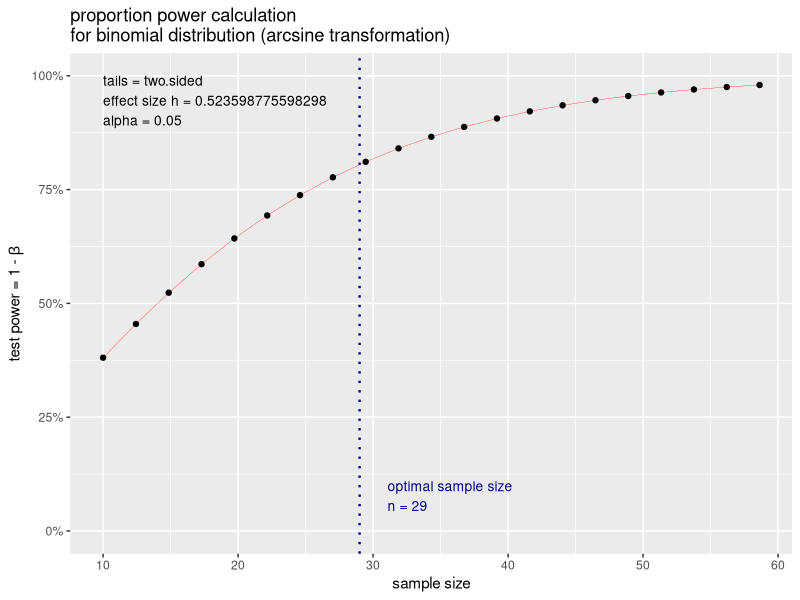
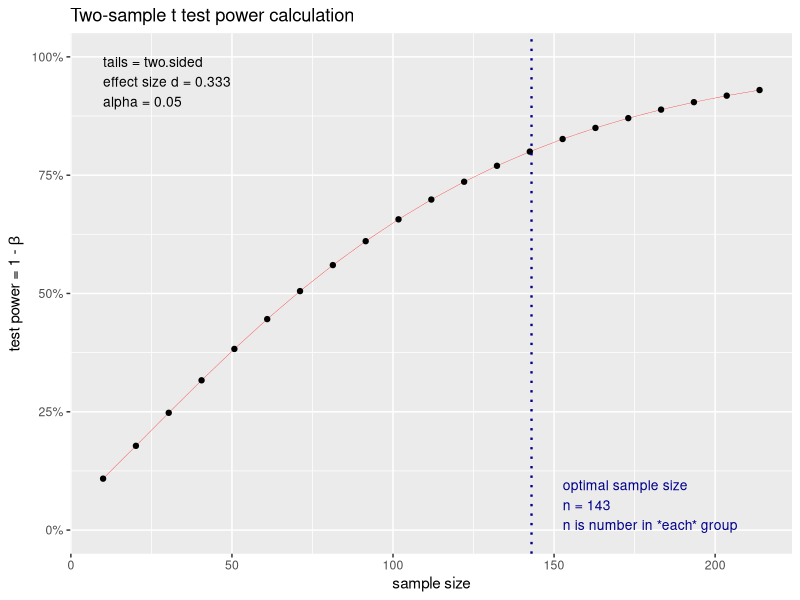
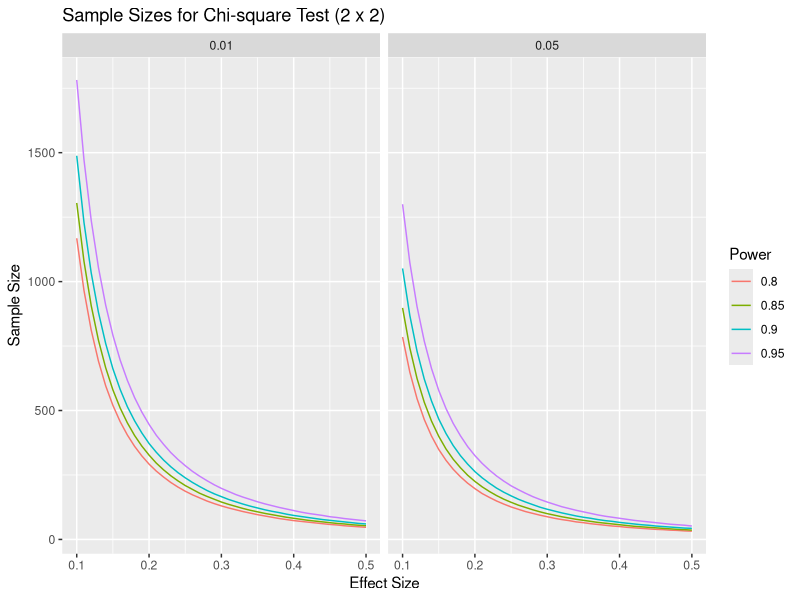
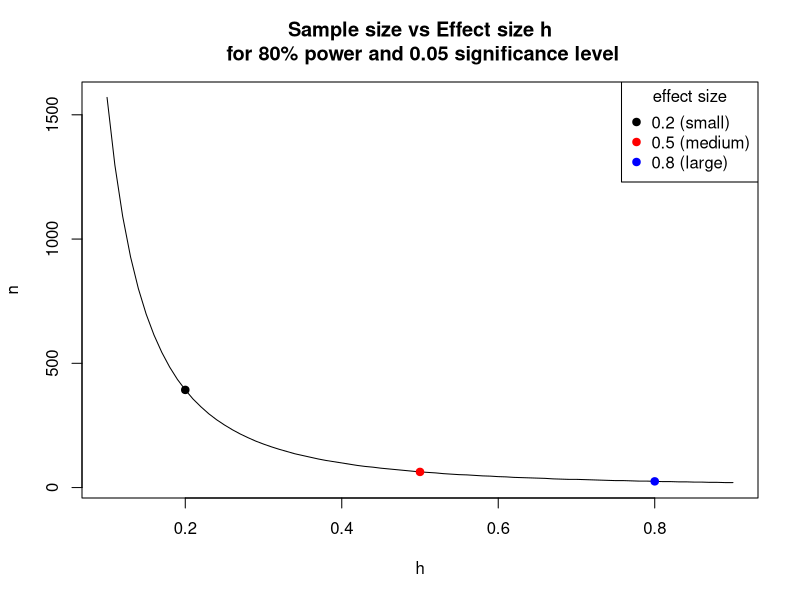

Source code (R) for these figures, in order:
# Clay Ford
# Power and Sample Size Analysis workshop
# Spring 2017
# UVa StatLab

# Power and sample size calculations for various statistical tests using the
# "pwr" package and a few built-in R functions

install.packages("pwr")
library(pwr)


# pwr.p.test --------------------------------------------------------------

# one-sample test for proportions  (ES=h) 

# This applies to our name tag example. Say we think people place name tags on 
# the left side of their chest 75% percent of the time versus random chance
# (50%). What sample size do we need to show this assuming a significance level
# (Type I error) of 0.05 and a desired power of 0.80?

h <- ES.h(p1 = 0.75, p2 = 0.50)
pwr.p.test(h = h, sig.level = 0.05, power = 0.80, alternative = "greater")
pwr.p.test(h = h, sig.level = 0.05, power = 0.80, alternative = "greater")
# About 23 people; always round up.

# The previous example assumed a one-sided test: Null = 0.5, Alt > 0.5. 

# We typically take the conservative route and calculate sample size based on a 
# two-sided test. That is Null = 0.5, Alt != 0.5. If we don't specify an
# alternative, the default alternative is two.sided.

pwr.p.test(h = h, sig.level = 0.05, power = 0.80)

# Notice we need more people. 

# Say we think people place name tags on the left 70% percent of the time
# instead of 50%. What is the power of our test if we survey 30 people provided 
# we accept a significance level of 0.05? (Notice we can use the ES.h() function
# in pwr.p.test)
pwr.p.test(h = ES.h(p1 = 0.70, p2 = 0.50), n = 30, sig.level = 0.05)

# Again, notice the default is a "two.sided" test. This means we're simply
# testing that the alternative proportion is not 0.5. It could be lower or
# higher. Assuming "greater" increases the power:
pwr.p.test(h = ES.h(p1 = 0.70, p2 = 0.50), n = 30, sig.level = 0.05, 
           alternative = "greater")

# Equivalently we can think of one proportion being "less" than some value, say
# 0.25 versus random chance. Notice the effect is negative and resulting power is
# the same:
pwr.p.test(h = ES.h(p1 = 0.30, p2 = 0.50), n = 30, sig.level = 0.05, 
           alternative = "less")

# NOTE: Usually recommended to stick with the two-sided alternative.

# We can also save the result of a sample size estimate and plot it.
pout <- pwr.p.test(h = ES.h(p1 = 0.75, p2 = 0.50), power = 0.80, sig.level = 0.05)
plot(pout)

# Your plot will look different from mine if you do not have the ggplot2 package
# installed.

# Conventional effect sizes for "h":
cohen.ES(test = "p", size = "small")
cohen.ES(test = "p", size = "medium")
cohen.ES(test = "p", size = "large")

# We can use these instead of specifying proportions:
pwr.p.test(h = 0.2, sig.level = 0.05, power = 0.8)
pwr.p.test(h = 0.5, sig.level = 0.05, power = 0.8)
pwr.p.test(h = 0.8, sig.level = 0.05, power = 0.8)

# YOUR TURN!
# Say we think people place name tags on the left 70% percent of the time instead
# of 50%. What sample size do we need to show this assuming a significance level
# of 0.01, a desired power of 0.90, and a one-sided "greater" alternative?


# pwr.2p.test -------------------------------------------------------------

# two-sample test for proportions (ES=h) 

# EXAMPLE: Let's say I want to randomly sample male and female UVa undergrad
# students and ask them if they consume alcohol at least once a week. My null
# hypothesis is no difference in the proportion that answer yes. My alternative
# hypothesis is that there is a difference. (two-sided; one gender has higher
# proportion, I don't know which.) I'd like to detect a difference as small as
# 5%. How many students do I need to sample in each group if we want 80% power
# and a significance level of 0.05?

# Recall effect size depends on the two proportions we compare:
ES.h(p1 = 0.55, p2 = 0.50)
ES.h(p1 = 0.35, p2 = 0.30)
ES.h(p1 = 0.15, p2 = 0.10)

# 55% vs. 50%
pwr.2p.test(h = ES.h(p1 = 0.55, p2 = 0.50), sig.level = 0.05, power = .80)
# 35% vs. 30%
pwr.2p.test(h = ES.h(p1 = 0.35, p2 = 0.30), sig.level = 0.05, power = .80)
# 15% vs. 10%
pwr.2p.test(h = ES.h(p1 = 0.15, p2 = 0.10), sig.level = 0.05, power = .80)

# Sample size is PER GROUP. Always round sample size up.

# Base R has a function called power.prop.test that allows you to use the raw
# proportions in the function.
power.prop.test(p1 = 0.55, p2 = 0.50, sig.level = 0.05, power = .80)
power.prop.test(p1 = 0.35, p2 = 0.30, sig.level = 0.05, power = .80)
power.prop.test(p1 = 0.15, p2 = 0.10, sig.level = 0.05, power = .80)

# Notice the results are slightly different. It calculates effect size
# differently.

# If we don't have any preconceived estimates of proportions or don't feel 
# comfortable making estimates, we can use a conventional effect sizes of 0.2,
# 0.5 or 0.8

# Sample sizes for the conventional effects:
pwr.2p.test(h = 0.2, sig.level = 0.05, power = .80)
pwr.2p.test(h = 0.5, sig.level = 0.05, power = .80)
pwr.2p.test(h = 0.8, sig.level = 0.05, power = .80)

# What sample size do I need to detect effects of 0.2 and 0.1 with 80% power?
pwr.2p.test(h = 0.2, sig.level = 0.05, power = 0.8)
pwr.2p.test(h = 0.1, sig.level = 0.05, power = 0.8)

# YOUR TURN! Let's say we're only able to randomly sample 80 students (40 per 
# group). What's the power of our two-sided test test if we assume a small
# effect size of 0.2 and we set significance level to 0.05?


# pwr.2p2n.test -----------------------------------------------------------

# two-sample test for proportions, unequal sample sizes (ES=h) 


# Let's return to our undergraduate survey of alcohol consumption. It turns out 
# we were able to survey 543 males and 675 females. What's the power of our test
# if we're interested in being able to detect a "small" effect size.

cohen.ES(test = "p", size = "small") # 0.2

# So instead of using ES.h() with guesses at p1 and p2, I can just use the
# effect size 0.2.
pwr.2p2n.test(h = 0.2, n1 = 543, n2 = 675, sig.level = 0.05)

# Let's say I previously surveyed 763 female undergraduates and found that p% 
# said they consumed alcohol once a week. I'd like to survey some males and see 
# if a significantly different proportion respond yes. How many do I need to 
# sample to detect a small effect size (0.2) in either direction with 80% power
# and a significance level of 0.05?

pwr.2p2n.test(h = 0.2, n1 = 763, power = 0.8, sig.level = 0.05)
# or specify n2; it doesn't matter



# pwr.t.test --------------------------------------------------------------

# one-sample and two-sample t tests for means (ES=d) 

# Two-sample t test

# EXAMPLE: I'm interested to know if there is a difference in the mean price of
# what male and female students pay at the library coffee shop. Let's say I
# randomly observe 30 male and 30 female students check out from the coffee shop
# and note their total purchase price. How powerful is this experiment if I want
# to detect a "medium" effect in either direction?

pwr.t.test(n = 30, d = 0.5, sig.level = 0.05) # n is per group

# How many do I need to observe for a test with 80% power?
pwr.t.test(d = 0.5, power = 0.80, sig.level = 0.05)

# What about a large effect (0.8)?
pwr.t.test(n = 30, d = 0.8, sig.level = 0.05) # n is per group
pwr.t.test(d = 0.8, power = 0.8, sig.level = 0.05) 



# EXAMPLE: Let's say we want to be able to detect a difference of at least 75
# cents in the mean purchase price. How can we convert that to an effect size?
# First we need to make a guess at the population standard deviation. If we have
# absolutely no idea, one rule of thumb is to take the difference between the 
# maximum and minimum values and divide by 4 (or 6). Let's say max is 10 and min
# is 1. So our guess at a standard deviation is 9/4 = 2.25. Therefore d is

d <- 0.75/2.25 # 0.333
pwr.t.test(d = d, power = 0.80, sig.level = 0.05)

# An effect size of 0.333 requires 143 per group 

# If you don't like working with d, you can use the power.t.test function that 
# comes with base R. It allows you to specify "delta" (true difference in means)
# and "sd" (standard deviation):

power.t.test(delta = 0.75, sd = 2.25, sig.level = 0.05, power = 0.8)

# For any of the pwr functions we can provide multiple sample size values to get
# multiple power estimates. For example, let's see how power changes as we let n
# go from 25 to 150 by 25 using an effect size of 0.333.

pwr.t.test(n = seq(25,150,25), d = 0.333, sig.level = 0.05)

# We can also save the result of a pwr.t.test sample size estimate and plot it.
pout <- pwr.t.test(d = 0.333, power = 0.80, sig.level = 0.05)
plot(pout)



# One-sample t-test

# To calculate power and sample size for one-sample t-test, I have to set the
# "type" argument to type = "one.sample"

# EXAMPLE: I think the average purchase price at the Library coffee shop is over
# $3 per student. My null is $3 or less; my alternative is greater than $3. If 
# the true average purchase price is $3.50, I would like to have 90% power to 
# declare the estimated average purchase price is greater than $3. How many 
# transactions do I need to observe assuming a significance level of 0.05? Let's
# say max purchase price is $10 and min is $1. So our guess at a standard
# deviation is 9/4 = 2.25. Therefore d is...

d <- 0.50/2.25
pwr.t.test(d = d, sig.level = 0.05, power = 0.90, alternative = "greater", 
           type = "one.sample")

# or with power.t.test:
power.t.test(delta = 0.50, sd = 2.25, power = 0.90, sig.level = 0.05, 
             alternative = "one.sided", type = "one.sample")

# Very important to remember type = "one.sample"

# What if I lower my significance level to 0.01?
pwr.t.test(d = d, sig.level = 0.01, power = 0.90, alternative = "greater", 
           type = "one.sample")

# Going to extremes...
pwr.t.test(d = d, sig.level = 0.001, power = 0.999, alternative = "greater", 
           type = "one.sample")


# "paired" t-test. 

# EXAMPLE: 24 high school boys are put on a ultraheavy rope-jumping program. 
# Does this decrease their 40-yard dash time (ie, make them faster)? We'll
# measure their 40 time before the program and after. We'll use a paired t-test
# to see if the difference in times is greater than 0 (before - after). Assume
# the standard deviation of the differences will be about 0.25. How powerful is
# the test to detect a difference of about 0.08 with 0.05 significance?

pwr.t.test(n = 24, d = 0.08 / 0.25, 
           type = "paired", alternative = "greater")

# or 
power.t.test(n = 24, delta = 0.08, sd = 0.25, 
             type = "paired", alternative = "one.sided")


# YOUR TURN! How many boys would I need to sample to detect a difference of 0.08
# in either direction with 80% power and the usual 0.05 significance level,
# assuming the standard deviation of the differences will be about 0.25?




# pwr.t2n.test ------------------------------------------------------------

# two-sample t test for means, unequal sample sizes (ES=d) 

# Find power for a t-test with 28 in one group and 35 in the other group and a
# medium effect size. (sig.level defaults to 0.05.)
pwr.t2n.test(n1 = 28, n2 = 35, d = 0.5)

# Find n1 sample size when other group has 35, desired power is 0.80, effect 
# size is 0.5 and significance level is 0.05:
pwr.t2n.test(n2 = 35, d = 0.5, power = 0.8)

# what about a large effect?
pwr.t2n.test(n2 = 35, d = 0.8, power = 0.8)



# pwr.chisq.test ----------------------------------------------------------

# chi-squared tests (ES=w)

# Goodness of fit

# EXAMPLE: (From Cohen, example 7.1) A market researcher is seeking to determine
# preference among 4 package designs. He arranges to have a panel of 100 
# consumers rate their favorite package design. He wants to perform a chi-square
# goodness of fit test against the null of equal preference (25% for each
# design) with a significance level of 0.05. What's the power of the test if 3/8
# of the population actually prefers one of the designs and the remaining 5/8
# are split over the other 3 designs?

# To calculate effect size, we need to create vectors of null and alternative
# proportions:
null <- rep(0.25, 4)
alt <- c(3/8, rep((5/8)/3, 3))
# Now use them in the effect size function
ES.w1(null,alt)

# To calculate power, specify effect size, N, and degrees of freedom (4-1).
pwr.chisq.test(w = ES.w1(null,alt), N = 100, df = (4-1), sig.level = 0.05)

# How many subjects do we need to achieve 80% power?
pwr.chisq.test(w = ES.w1(null,alt), df = (4-1), power = 0.8, sig.level = 0.05)

# If our alternative is correct then we need to survey at least 131 people to
# detect this with 80% power.

# test of association

# EXAMPLE: I want to see if there's an association between gender and flossing
# teeth among UVa students. I randomly sample 100 students (male and female) and
# ask whether or not they floss daily. I want to carry out a chi-square test of 
# association to determine if there's an association between these two 
# variables. As usual I set my significance level to 0.05. To determine effect 
# size I need to propose an alternative hypothesis, which in this case is a 
# table of proportions. I propose the following:

#   Floss No Floss
# M   0.1      0.4
# F   0.2      0.3

prob <- matrix(c(0.1,0.2,0.4,0.3), ncol=2, 
               dimnames = list(c("M","F"),c("Floss","No Floss")))
prob

# Even proportion of male and female, but I want to detect if at least 10% more
# females floss.

# Now use the matrix to calculate effect size:
ES.w2(prob)

# We also need degrees of freedom.
# DF = (2 - 1) * (2 - 1) = 1

# And calculate power:
pwr.chisq.test(w = ES.w2(prob), N = 100, df = 1, sig.level = 0.05)

# How many students should I survey if I wish to achieve 90% power?
pwr.chisq.test(w = ES.w2(prob), power = 0.9, df = 1, sig.level = 0.05)

# If you don't suspect association in either direction, or you don't feel like
# building a matrix in R, you can go with a conventional effect size.

cohen.ES(test = "chisq", size = "small")
pwr.chisq.test(w = 0.1, N = 100, df = 1, sig.level = 0.05)
pwr.chisq.test(w = 0.1, power = 0.9, df = 1, sig.level = 0.05)

# Could also reframe the question as a two-sample proportion test. What sample 
# size do I need to detect a small effect in gender on the proportion of
# students who floss with 90% power?
pwr.2p.test(h = 0.2, sig.level = 0.05, power = 0.9)

# Notice this returns the same answer, except divided by 2.

# pwr.r.test --------------------------------------------------------------

# correlation test (ES=r) 

# EXAMPLE: Let's say I'm a web developer and I want to conduct an experiment 
# with one of my sites. I want to randomly select a group of people, ranging in 
# age from 18 - 65, and time them how long it takes them to complete a task, say
# locate some piece of information. I suspect there may be a "small" positive 
# linear relationship between time it takes to complete the task and age. How 
# many subjects do I need to detect this positive (ie, r > 0) relationship with
# 80% power and the usual 0.05 significance level?

pwr.r.test(r = 0.1, sig.level = 0.05, power = 0.8, alternative = "greater")

# The "arctangh transformation" approximates the normal distribution, which is 
# used in the power and sample size calculations.

# The default is a two-sided test. We specify alternative = "greater" since we 
# believe there is small positive effect. That is, our null is correlation <= 0
# vs the alternative that correlation is > 0. 

# What if I just want to detect a small effect in either direction (positive or
# negative correlation)? Use the default settings of "two.sided"
pwr.r.test(r = 0.1, sig.level = 0.05, power = 0.8, alternative = "two.sided")


# YOUR TURN:
# What's the power of my test if I recruit 50 people and I hypothesize a medium
# positive effect?



# power.anova.test --------------------------------------------------------

# balanced one-way analysis of variance tests

# EXAMPLE: Let's say I'm a web developer and I'm interested in 3 web site
# designs for a client. I'd like to know which design(s) help users find
# information fastest, or which design requires the most time. I design an
# experiment where I have 3 groups of randomly selected people use one of the
# designs to find some piece of information and I record how long it takes. (All
# groups look for the same information.) How many people do I need in each group
# if I believe two of the designs will take 30 seconds and one will take 25
# seconds? Assume population standard deviation is 5 and that I desire power
# and significance levels of 0.8 and 0.05.

# The between group variance:
var(c(30, 30, 25))

# The within group variance (sd ^ 2):
5^2

power.anova.test(groups = 3, between.var = 8.3, within.var = 5^2, power = 0.8)

# n = 16

# The pwr.anova.test function requires you to provide an effect size. The effect
# size, f, for k groups is calculated as follows:

# f = sd_means / sd_populations

# Translation: standard deviation of the k means divided the common standard 
# deviation of the populations involved.

# Or just use conventional effect sizes: 0.1, 0.25, 0.4.

cohen.ES(test = "anov", size = "small")
cohen.ES(test = "anov", size = "medium")
cohen.ES(test = "anov", size = "large")

# Returning to example, How many people do I need in each group if I want to
# detect a medium effect with 80% power and a significance level of 0.05.
pwr.anova.test(k = 3, f = 0.25, sig.level = 0.05, power = 0.8)

# Or what's the power of my test to detect a medium effect if I get 50 for each
# group?
pwr.anova.test(k = 3, f = 0.25, sig.level = 0.05, n = 50)



# pwr.f2.test -------------------------------------------------------------

# test for the general linear model (ES=f2) 

# Again we have suggested small, medium and large effect sizes:

cohen.ES(test = "f2", size = "small") # 0.02
# R-squared:
0.02/(1 + 0.02) # 0.019

cohen.ES(test = "f2", size = "medium") # 0.15
# R-squared:
0.15/(1 + 0.15) # 0.130

cohen.ES(test = "f2", size = "large") # 0.35
# R-squared:
0.35/(1 + 0.35) # 0.259

# Obviously these are debatable! What's conventional in the behavioral and
# social sciences may not be in other fields.

# EXAMPLE: Let's say I'm hired to survey a company's workforce about job 
# satisfaction. I ask employees to rate their satisfaction on a scale from 1 
# (hating life) to 10 (loving life). I know there will be variability in the 
# answers, but I think two variables that will explain this variability are 
# salary and age. In fact I think it will explain at least 30% (R^2 = .30) of
# the variance. How powerful is my "experiment" if I randomly recruit 40
# employees and accept a 0.05 significance level?

# Two predictors, so u = 2
# 40 subjects, so v = 40 - 2 - 1 = 37
# R^2 = .30, so effect size f2 = 0.3/(1 - 0.3)

pwr.f2.test(u = 2, v = 37, f2 = 0.3/(1 - 0.3), sig.level = 0.05)

# How many employees do I need to survey if I want to be able to detect at least
# 30% explained variance (R^2 = .30) with 80% power and the usual 0.05
# significance level? We have to find v and then derive n.

pwr.f2.test(u = 2, f2 = 0.3/(1 - 0.3), sig.level = 0.05, power = 0.8)
# now find n, which is n = v + u + 1
23 + 2 + 1 # 26

# It's important to note that the alternative hypothesis here is that at least 
# one of the coefficients in my model is not 0. This doesn't mean we need at 
# least 26 subjects to have all coefficients significant. It just means 26 
# subjects gives us 80% chance of correctly detecting the effect of at least one
# of our predictors, provided one or more truly affect our response.

# Continuing with previous example, it would be of interest if having your own 
# office accounted for at least 5% beyond the variance explained by the model 
# with salary and age. We could think of this as a 0/1 indicator in the model
# that takes the value 1 if an employee has his/her own office, and 0 otherwise.

# Call the office indicator variable set "B" and the others variable set 
# "A". We'd like to know the power of this regression for detecting the 
# contribution of B to the model with A. This is sometimes called a Partial F 
# test. We test if a set of predictors explain variance above and beyond a
# second set of predictors. The null is no contribution.

# The effect size for this test:
  
# f2 = (R^2_AB - R^2_A) / (1 - R^2_AB)

# R^2_AB is percent variance explained by variable sets A and B. R^2_A is 
# percent variance explained by variable set A.

# In this case, f2 = (0.35 - 0.30)/(1 - 0.35)
  
# How many employees would we need to survey to identify the office contribution
# to variance explained with 90% power and a significance level of 0.05?

# u = number of variables in set "A"
# v = n - number of variables in sets "A" and "B" - 1

pwr.f2.test(u = 2, f2 = (0.35 - 0.30) /(1 - 0.35), sig.level = 0.05, power = 0.9)

# To calculate sample size:
# n = ceiling(v) + number of variables in A & B + 1
165 + 3 + 1 # 169



# Appendix ----------------------------------------------------------------


# sample size curves

# Sample size curves can be a useful visual aid in helping understand the 
# relationship between effect size, power, sample size and significance level.
# Let's make some for a chi-square test of association for a 2 x 2 table.

# generate a sequence of effect sizes and power values
es <- seq(0.1,0.5,0.01)
pow <- c(0.8, 0.85, 0.9, 0.95)

# combine these values into a data frame
vals <- expand.grid(es=es,pow=pow)

# create a function to calculate sample size and extract
getN <- function(es,pow,sl=0.05){
  ceiling(pwr.chisq.test(w = es, df = 1, power = pow, sig.level = sl)$N)
}

# "apply" the function to the es and pow columns of the vals data frame
vals$n <- mapply(getN, vals$es, vals$pow)
# add a column to indicate significance level
vals$sl <- 0.05

# create temporary copy of vals to do the same for 0.01 significance level
tmp <- vals
tmp$n <- mapply(getN, vals$es, vals$pow, 0.01)
tmp$sl <- 0.01

# combine tmp and vals into vals
vals <- rbind(vals, tmp); rm(tmp)

# set "pow" as factor to aid in plotting
vals$pow <- factor(vals$pow)

# create sample size curves faceted by significance level
library(ggplot2)
ggplot(vals, aes(es, n, color=pow, group=pow)) + geom_line() +
  facet_wrap(~ sl) +
  labs(x="Effect Size", y="Sample Size", title="Sample Sizes for Chi-square Test (2 x 2)") +
  scale_color_discrete("Power") 



# Let's see how effect size affects sample size. The results of the pwr
# functions can be saved:
pout <- pwr.2p.test(h = 0.2, power = 0.80, sig.level = 0.05)

# Then various parts can be extracted:
str(pout)
pout$n
ceiling(pout$n) # round up

# We can also do this directly as follows:
ceiling(pwr.2p.test(h = 0.2, power = 0.80, sig.level = 0.05)$n)

# comparing effect size to sample size to help us get a feel for their
# relationship:

# generate a sequence of effect sizes
h <- seq(0.1, 0.9, 0.01)

# "apply" the pwr.p.test function to the effect sizes
n <- sapply(h, function(x)ceiling(pwr.2p.test(h = x, power = 0.80)$n))

# plot sample size vs. effect size
plot(h, n, type="l", main="Sample size vs Effect size h\n for 80% power and 0.05 significance level")

# add points representing "conventional" effect sizes
points(x = c(0.2,0.5,0.8), y = n[h %in% c(0.2,0.5,0.8)], 
       pch=19, cex=1, col=c("black","red","blue"))
legend("topright", legend = c("0.2 (small)","0.5 (medium)","0.8 (large)"), 
       col = c("black","red","blue"), 
       pch = 19, title = "effect size")

# As we go below 0.2, the sample size takes off!


# END WORKSHOP SCRIPT
